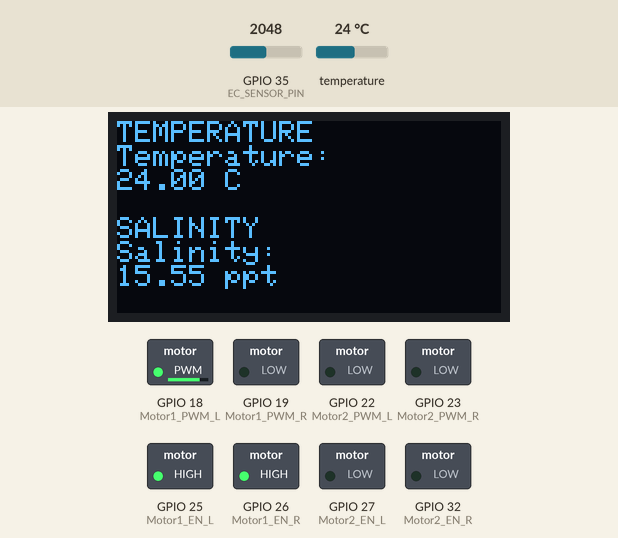
Bench run of a sketch on a simulated ESP32. Shown: 128×64 one-colour display, switched loads named in the sketch (green lamp = pin HIGH). The test bench sets the inputs (shaded band); at power-on: GPIO 35 (EC_SENSOR_PIN) = 2048, temperature 24 °C (analog values on the 0–4095 scale). WiFi joins after 1.5 s; servers stay silent unless stated; what the sketch prints to the serial monitor is not drawn.

Above: at 2.9 s.
3.0 s: GPIO 35 (EC_SENSOR_PIN) set to 1366
At 8.8 s:
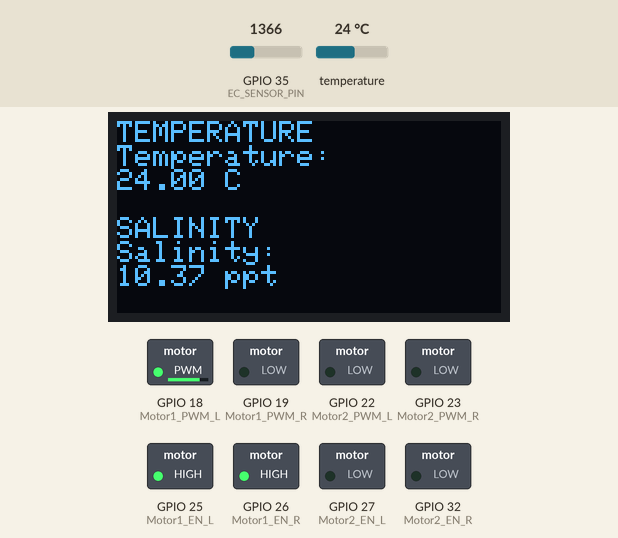
10.1 s: GPIO 35 (EC_SENSOR_PIN) set to 1274
At 15.5 s:
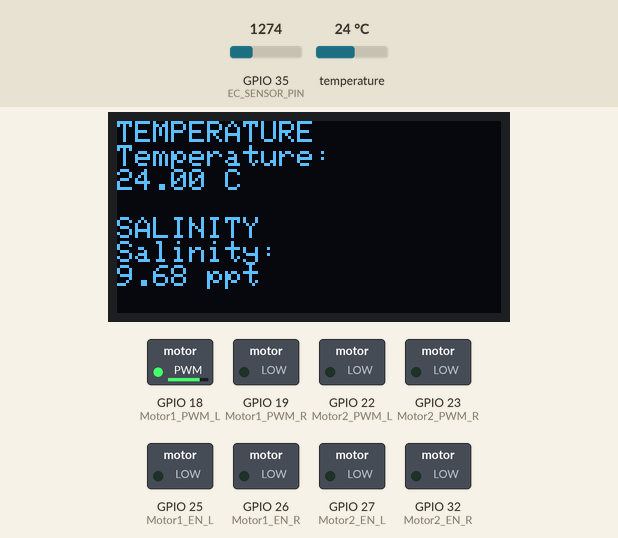
17.2 s: GPIO 35 (EC_SENSOR_PIN) set to 695
At 21.0 s:
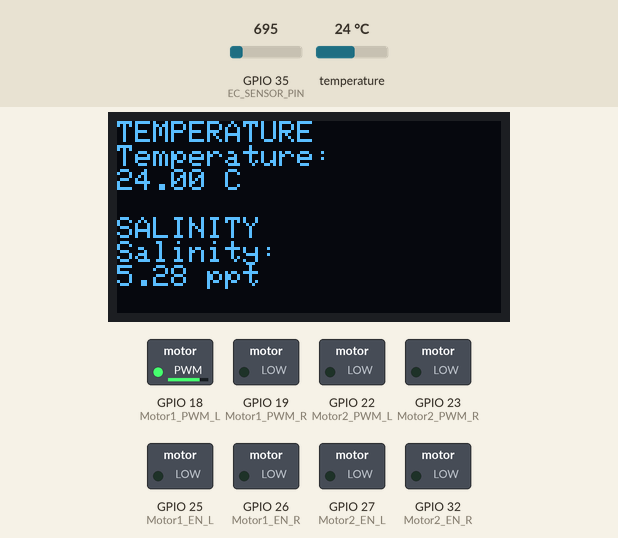
24.3 s: GPIO 35 (EC_SENSOR_PIN) set to 587
At 27.7 s:
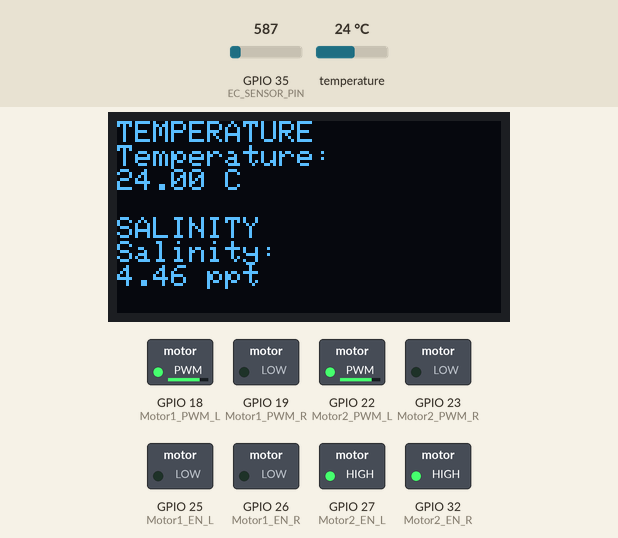
31.4 s: temperature set to 12 °C
At 33.2 s:
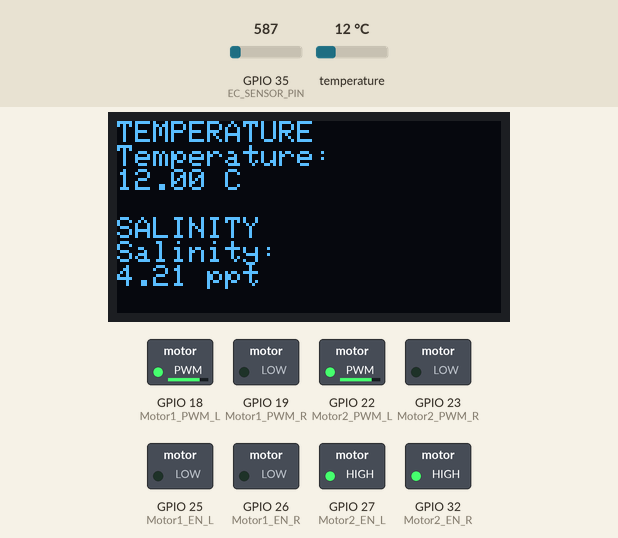
38.5 s: GPIO 35 (EC_SENSOR_PIN) set to 1228
At 39.9 s:
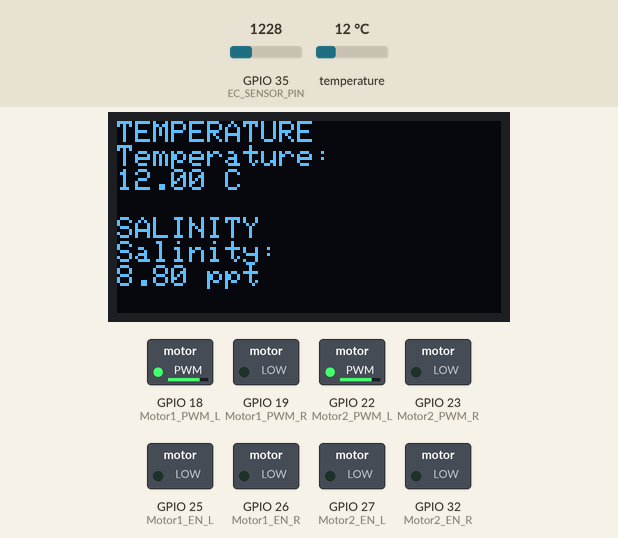
Timing chart, 0 to 41.5 s (numbered marks = the images above; inputs shaded):
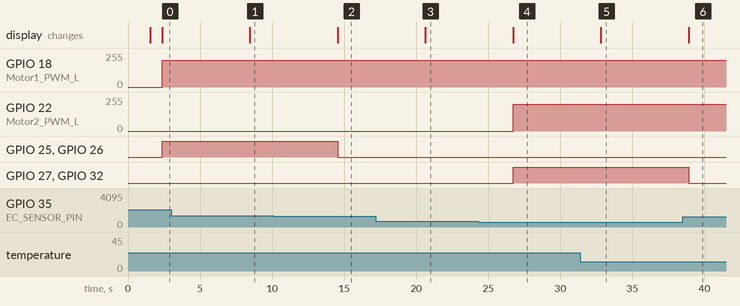

Measured:
- the behaviour switches between 1317 and 1316 on GPIO 35 (EC_SENSOR_PIN) (found by bisection; images 1 and 2)
- the behaviour switches between 659 and 658 on GPIO 35 (EC_SENSOR_PIN) (found by bisection; images 3 and 4)
- after the input at 3.0 s, the display: changes after 5.5 s (image 1)
- after the input at 10.1 s, GPIO 25 (Motor1_EN_L), GPIO 26 (Motor1_EN_R): HIGH → LOW after 4.4 s; the display: changes after 4.4 s (image 2)
- after the input at 17.2 s, the display: changes after 3.4 s (image 3)
- after the input at 24.3 s, GPIO 22 (Motor2_PWM_L): 0/255 → 200/255 after 2.4 s; GPIO 27 (Motor2_EN_L), GPIO 32 (Motor2_EN_R): LOW → HIGH after 2.4 s; the display: changes after 2.4 s (image 4)
- after the input at 31.4 s, the display: changes after 1.4 s (image 5)
- after the input at 38.5 s, GPIO 27 (Motor2_EN_L), GPIO 32 (Motor2_EN_R): HIGH → LOW after 0.41 s; the display: changes after 0.41 s (image 6)

The sketch:

code_final.ino
```cpp
#include <Wire.h>
#include <WiFi.h>
#include <FirebaseESP32.h>
#include <OneWire.h>
#include <DallasTemperature.h>
#include <DFRobot_ESP_EC.h>
#include <Adafruit_GFX.h>
#include <Adafruit_SSD1306.h>

// WiFi Credentials
const char* WIFI_SSID = "gumamela_wifi";        // Wi-Fi SSID
const char* WIFI_PASSWORD = "ro$3ma2Low";       // Wi-Fi password

// IF THE WIFI DOES NOT HAVE A PASSWORD!
// const char* WIFI_SSID = "UPVMIAGAO";
// const char* WIFI_PASSWORD = "";  // Leave it empty for open networks

// Firebase Credentials
const char* FIREBASE_HOST = "saltik-198-default-rtdb.firebaseio.com";
const char* FIREBASE_AUTH = "KYlTeJtRRligdZvqT0oSpjllKcDG6yZhWED52lup";

// Firebase objects
FirebaseData firebaseData;
FirebaseAuth auth;
FirebaseConfig config;

// Sensor Pins
#define ONE_WIRE_BUS 5     // GPIO pin for DS18B20
#define EC_SENSOR_PIN 35   // GPIO pin for EC sensor

// Motor Pins
const int Motor1_PWM_L = 18;
const int Motor1_PWM_R = 19;
const int Motor1_EN_L = 25;
const int Motor1_EN_R = 26;
const int Motor2_PWM_L = 22;
const int Motor2_PWM_R = 23;
const int Motor2_EN_L = 27;
const int Motor2_EN_R = 32;

// Salinity thresholds
const float SALINITY_MIN = 5.0;
const float SALINITY_MAX = 10.0;

// Initialize the OLED display
#define SCREEN_WIDTH 128
#define SCREEN_HEIGHT 64
#define OLED_ADDR 0x3C
Adafruit_SSD1306 display(SCREEN_WIDTH, SCREEN_HEIGHT, &Wire);

// Temperature compensation constants
#define ALPHA 0.022
#define K 0.8

// Initialize sensors
OneWire oneWire(ONE_WIRE_BUS);
DallasTemperature sensors(&oneWire);
DFRobot_ESP_EC ec;

void setupMotors() {
  pinMode(Motor1_PWM_L, OUTPUT);
  pinMode(Motor1_PWM_R, OUTPUT);
  pinMode(Motor1_EN_L, OUTPUT);
  pinMode(Motor1_EN_R, OUTPUT);

  pinMode(Motor2_PWM_L, OUTPUT);
  pinMode(Motor2_PWM_R, OUTPUT);
  pinMode(Motor2_EN_L, OUTPUT);
  pinMode(Motor2_EN_R, OUTPUT);
}

void activatePump(int pumpNumber) {
  if (pumpNumber == 1) {
    digitalWrite(Motor1_EN_L, HIGH);
    digitalWrite(Motor1_EN_R, HIGH);
    analogWrite(Motor1_PWM_L, 200);
    analogWrite(Motor1_PWM_R, 0);
  }
  else {
    digitalWrite(Motor2_EN_L, HIGH);
    digitalWrite(Motor2_EN_R, HIGH);
    analogWrite(Motor2_PWM_L, 200);
    analogWrite(Motor2_PWM_R, 0);
  }
}

void deactivatePump(int pumpNumber) {
  if (pumpNumber == 1) {
    digitalWrite(Motor1_EN_L, LOW);
    digitalWrite(Motor1_EN_R, LOW);
  }
  else {
    digitalWrite(Motor2_EN_L, LOW);
    digitalWrite(Motor2_EN_R, LOW);
  }
}

void setup() {
  Serial.begin(115200);

  // Connect to Wi-Fi
  WiFi.begin(WIFI_SSID, WIFI_PASSWORD);
  Serial.print("Connecting to WiFi...");
  while (WiFi.status() != WL_CONNECTED) {
    delay(500);
    Serial.print(".");
  }
  Serial.println("\nWiFi Connected!");

  Wire.begin(21, 33);  // SDA = GPIO21, SCL = GPIO33

  if (!display.begin(SSD1306_SWITCHCAPVCC, OLED_ADDR)) {
    Serial.println(F("SSD1306 allocation failed"));
    for (;;);
  }

  display.clearDisplay();
  display.setTextSize(1);
  display.setTextColor(SSD1306_WHITE);
  display.setCursor(0, 0);
  display.println("Temperature and Salinity Sensor");
  display.display();

  // Firebase config
  config.host = FIREBASE_HOST;
  config.signer.tokens.legacy_token = FIREBASE_AUTH;
  Firebase.begin(&config, &auth);
  Firebase.reconnectWiFi(true);

  // Sensor and motor init
  sensors.begin();
  ec.begin();
  analogReadResolution(12);
  analogSetAttenuation(ADC_11db);
  setupMotors();
}

void loop() {
  sensors.requestTemperatures();
  float temperatureC = sensors.getTempCByIndex(0);
  float voltage = analogRead(EC_SENSOR_PIN);
  float ecValue25 = ec.readEC(voltage, temperatureC);
  float ecValue = ecValue25 * (1 + ALPHA * (temperatureC - 25));
  float salinity = ecValue / K;

  // if (temperatureC == -127.0) {
  // Serial.println("ERROR: Temperature sensor not found or failed to read!");
  // return;
  // }

  // Print to Serial Monitor
  Serial.print("Temperature: ");
  Serial.print(temperatureC);
  Serial.println(" °C");

  Serial.print("Salinity: ");
  Serial.print(salinity, 2);
  Serial.println(" ppt");

  // === OLED Display Output ===
  display.clearDisplay();               // Clear the previous content
  display.setTextSize(1);               // Ensure text size is set
  display.setTextColor(SSD1306_WHITE);  // Ensure text is visible
  display.setCursor(0, 0);
  display.println(F("TEMPERATURE"));
  display.println(F("Temperature:"));
  display.print(temperatureC);
  display.print(F(" C"));

  display.setCursor(0, 32);
  display.println(F("SALINITY"));
  display.println(F("Salinity:"));
  display.print(salinity, 2);
  display.print(F(" ppt"));

  display.display();                    // Show on screen
  display.clearDisplay(); // Clear after to avoid ghosting

  // Pump logic
  String pumpStatus;
  if (salinity > SALINITY_MAX) {
    activatePump(1);  // Freshwater
    deactivatePump(2);
    pumpStatus = "freshwater";
    Serial.println(F("Freshwater pump is active (lowering salinity)."));
  } else if (salinity < SALINITY_MIN) {
    activatePump(2);  // Saltwater
    deactivatePump(1);
    pumpStatus = "saltwater";
    Serial.println(F("Saltwater pump is active (increasing salinity)."));
  } else {
    deactivatePump(1);
    deactivatePump(2);
    pumpStatus = "off";
    Serial.println(F("Salinity is optimal. No pump is active."));
  }

  // **Send Data to Firebase**
  if (Firebase.setFloat(firebaseData, "/sensor/temperature", floor(temperatureC * 10) / 10)) {
    Serial.println("Temperature updated in Firebase");
  } else {
    Serial.println("Failed to update temperature");
    Serial.println(firebaseData.errorReason());
  }

  if (Firebase.setFloat(firebaseData, "/sensor/salinity", round(salinity))) {
    Serial.println("Salinity updated in Firebase\n");
  } else {
    Serial.println("Failed to update salinity\n");
    Serial.println(firebaseData.errorReason());
  }

  delay(5000);  // Send data every 5 seconds
}
```
